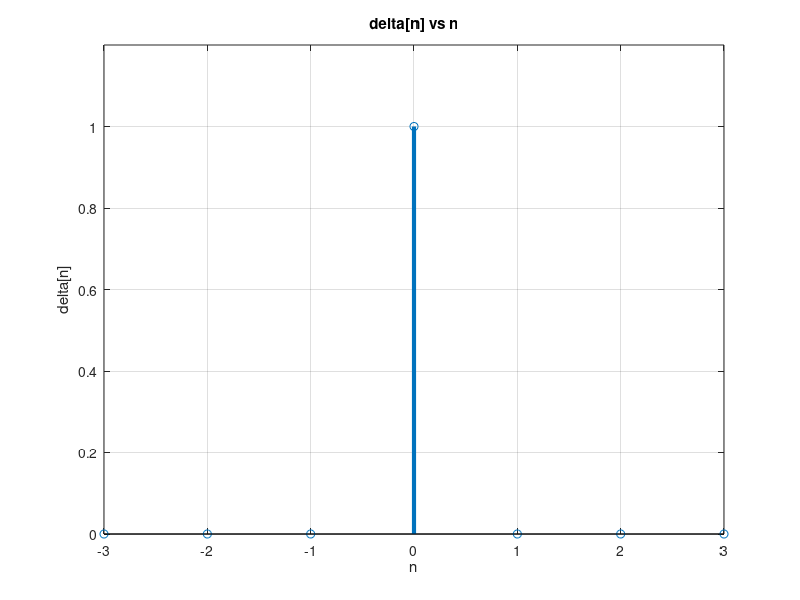

Reproduce this figure in MATLAB.
% ---------------------------------
% FUNCION DELTA EN TIEMPO DISCRETO
% ---------------------------------

n=-3:3;
delta_n=[zeros(1,3) 1 zeros(1,3)];
stem(n,delta_n,'linewidth',3);
axis([-3 3 0 1.2]);
grid on;
xlabel('n');
ylabel('delta[n]');
title('delta[n] vs n');
